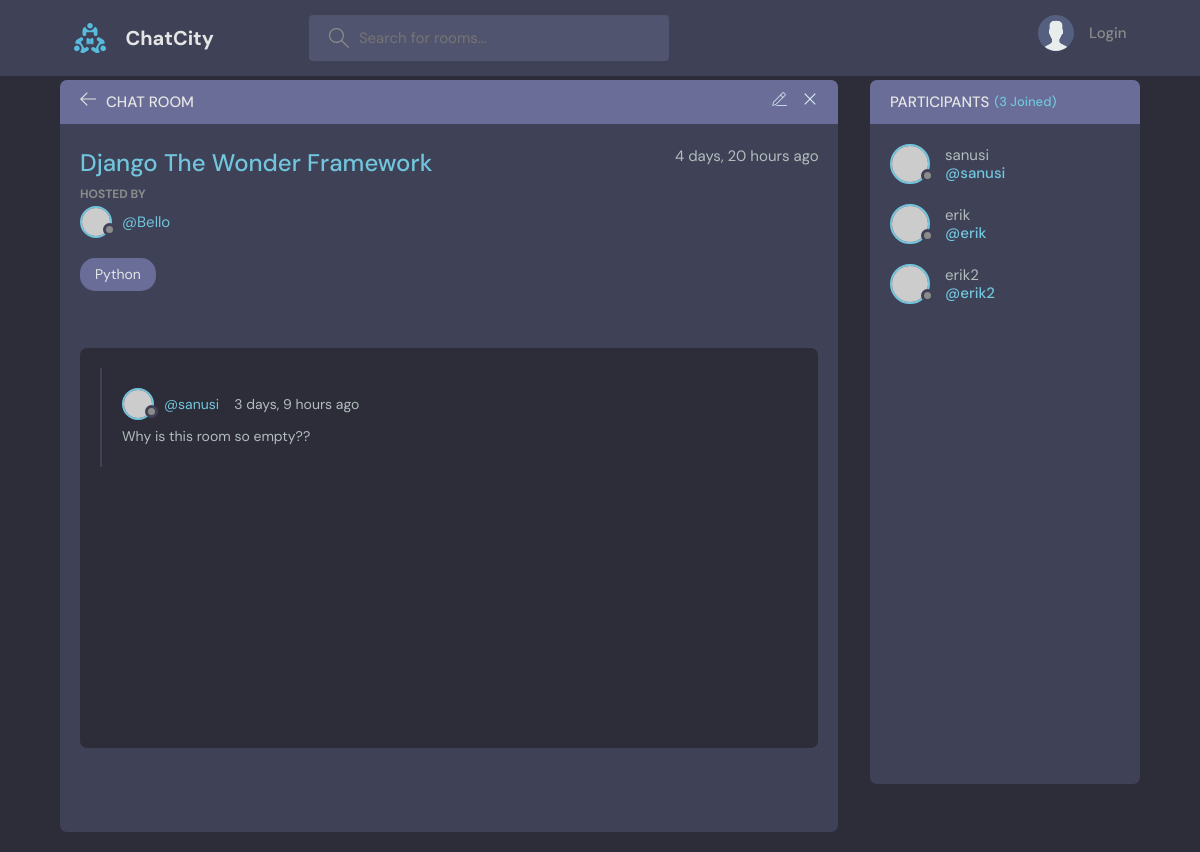
Before: /room/8/ with the older database file.
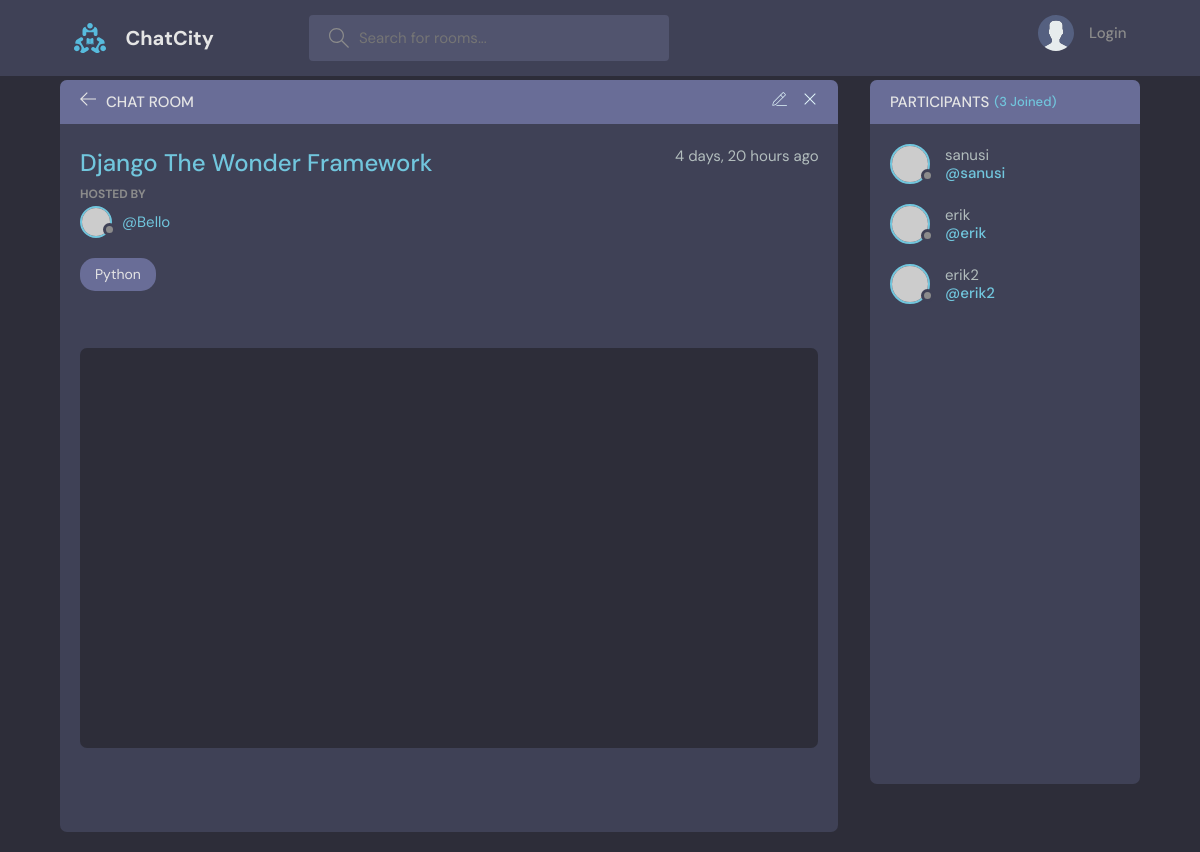
After: the same page with the newer database file.
### baseApp/models.py (models this page shows, shortened)
class Message(models.Model):
    user = models.ForeignKey(User, on_delete=models.CASCADE)
    room =models.ForeignKey(Room, on_delete=models.CASCADE)
    msgBody = models.TextField()
    updated = models.DateTimeField(auto_now=True)
    created = models.DateTimeField(auto_now_add=True)
    class Meta:
        ordering = ["-updated", "-created"]

### baseApp/views.py (the view, shortened to what this page needs)
# urls.py: path('room/<int:idParam>/', views.room, name="room"),
def room(request, idParam):
    room = Room.objects.get(id=idParam)
    room_messages = room.message_set.all().order_by('-created')
    participants = room.participants.all()
    context = {"room": room, 'room_messages':room_messages, "participants":participants}
    if room.participants.count() == 0:
        room.participants.add(room.host.id)
    return render(request, "base/room.html", context)

### baseApp/templates/base/room.html (shortened to what this page needs)
{%extends "main.html"%} {% block content %}
<main class="profile-page layout layout--2">
  <div class="container">
    <div class="room">
      <div class="room__top">
        <div class="room__topLeft">
          <a href="{%url 'home'%}">
            <svg
              version="1.1"
              xmlns="http://www.w3.org/2000/svg"
              width="32"
              height="32"
              viewBox="0 0 32 32"
            >
              <title>arrow-left</title>
              <path
                d="M13.723 2.286l-13.723 13.714 13.719 13.714 1.616-1.611-10.96-10.96h27.625v-2.286h-27.625l10.965-10.965-1.616-1.607z"
              ></path>
            </svg>
          </a>
          <h3>Chat Room</h3>
        </div>
        <div class="room__topRight">
          <a href="{%url 'updateRoom' room.id%}">
          </a>
          <a href="{%url 'deleteRoom' room.id%}">
            <svg
              version="1.1"
              xmlns="http://www.w3.org/2000/svg"
              width="32"
              height="32"
              viewBox="0 0 32 32"
            >
              <title>remove</title>
              <path
                d="M27.314 6.019l-1.333-1.333-9.98 9.981-9.981-9.981-1.333 1.333 9.981 9.981-9.981 9.98 1.333 1.333 9.981-9.98 9.98 9.98 1.333-1.333-9.98-9.98 9.98-9.981z"
              ></path>
            </svg>
          </a>
        </div>
      </div>
      <div class="room__box scroll">
        <div class="room__header scroll">
          <div class="room__info">
            <h3>{{room.name.title}}</h3>
            <span>{{room.created|timesince}} ago</span>
          </div>
          <div class="room__hosted">
            <p>Hosted By</p>
            <a href="{% url 'profile' room.host.id%}" class="room__author">
              <div class="avatar avatar--small">
                <img src="https://randomuser.me/api/portraits/men/37.jpg" />
              </div>
              <span>@{{room.host.username.title}}</span>
            </a>
          </div>
          <span class="room__topics">{{room.topic.name}}</span>
        </div>
        <div class="room__conversation">
          <div class="threads scroll">
            {%for message in room_messages%}
            <div class="thread">
              <div class="thread__top">
                <div class="thread__author">
                  <a
                    href="{%url 'profile' message.user.id%}"
                    class="thread__authorInfo"
                  >
                    <div class="avatar avatar--small">
                      <img
                        src="https://randomuser.me/api/portraits/men/37.jpg"
                      />
                    </div>
                    <span>@{{message.user}}</span>
                  </a>
                  <span class="thread__date"
                    >{{message.created|timesince}} ago</span
                  >
                </div>
              </div>
              <div class="thread__details">{{message.msgBody}}</div>
            </div>
            {%endfor%}
          </div>
        </div>
      </div>
    </div>
    <div class="participants">
      <h3 class="participants__top">Participants <span>({{participants.count}} Joined)</span></h3>
      <div class="participants__list scroll">
    {%for user in participants%}
        <a href="{% url 'profile' user.id %}" class="participant">
          <div class="avatar avatar--medium">
            <img src="https://randomuser.me/api/portraits/men/37.jpg" />
          </div>
          <p>
            {{user.username}}
            <span>@{{user}}</span>
          </p>
        </a>
    {%endfor%}
      </div>
    </div>
  </div>
</main>
{% endblock %}

Changed rows visible on the page:
removed Message: user "sanusi", created "3 days, 9 hours", msgBody "Why is this room so empty??"
